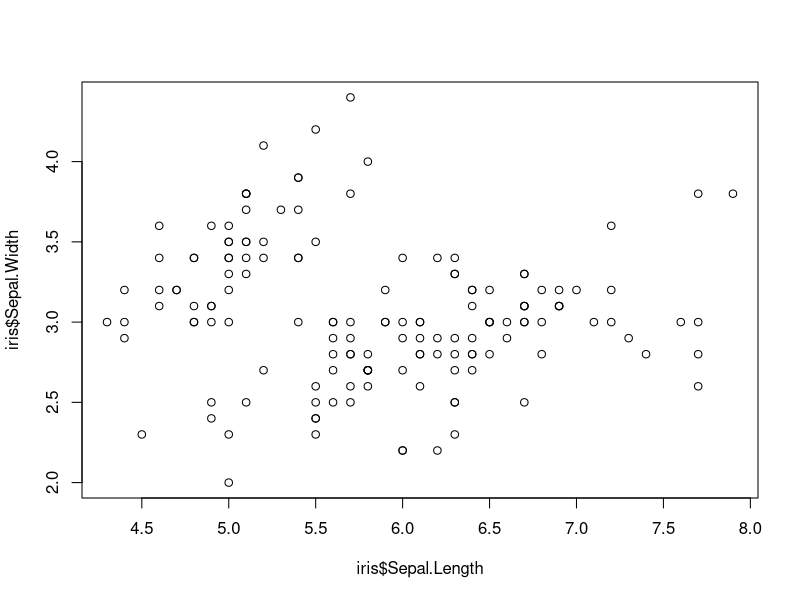
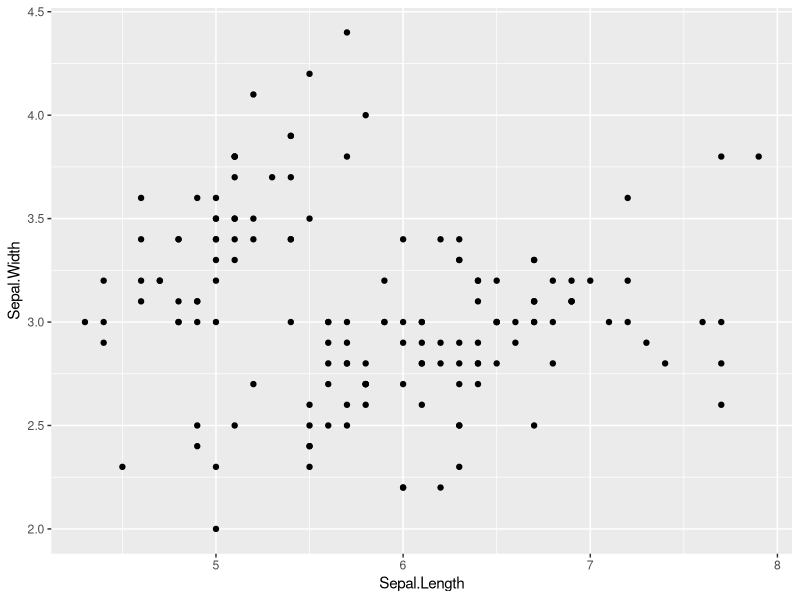
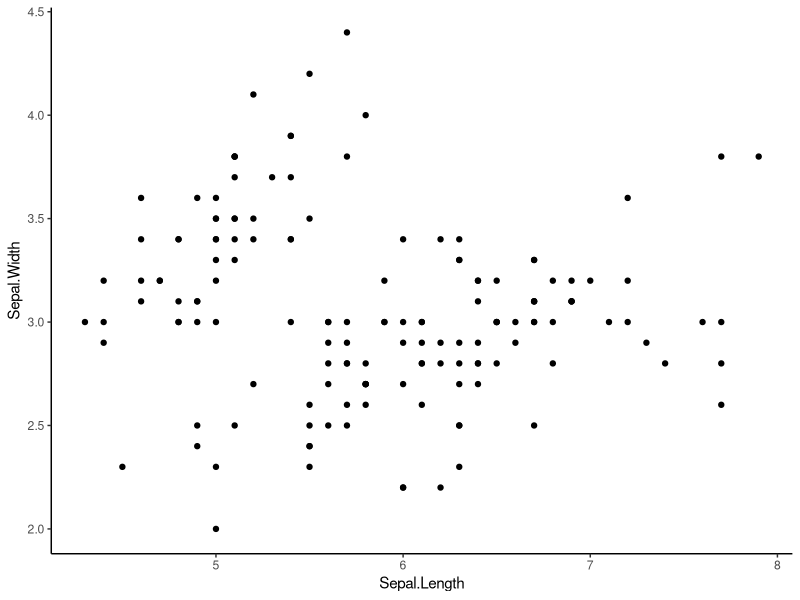
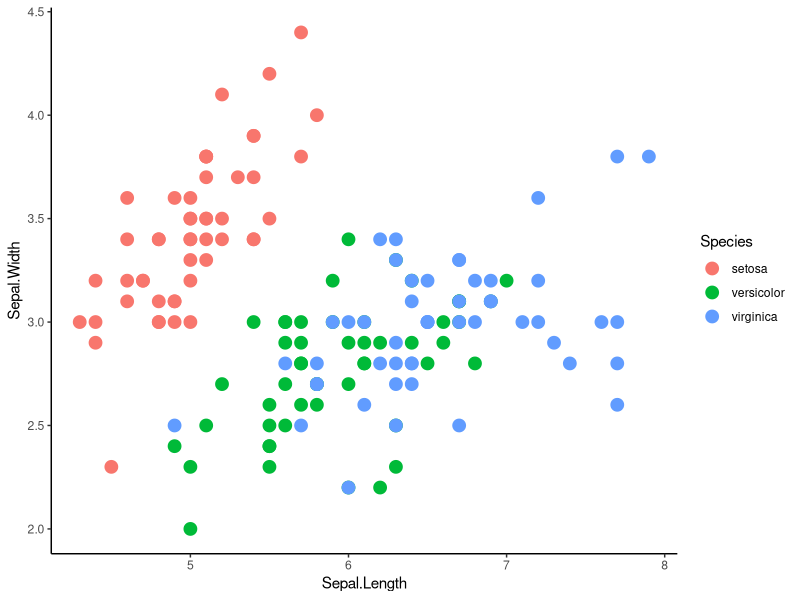

R code for these plots, in order:
####Lucy Bonin

#use built in iris dataset
#take a look at it 
install.packages(c("dplyr","ggplot2"))
head(iris)
#load in some tidyverse packages
library(dplyr)
library(ggplot2)

#####################################
##### Part 1: for loops         #####
#####################################

#Using only data for iris versicolor
#write a for loop
#that produces a regression table
#for each of the following relationships
#1. iris  sepal length x width
#2. iris  petal length x width
#3. iris sepal length x petal length
#creating a dataframe for iris versicolor info
versicolor<-iris[iris$Species == "versicolor", ]
head(versicolor)
#creating a linear model (y~x)
#dependent var is a function of independent var
lm.out<-lm(versicolor$Sepal.Width~versicolor$Sepal.Length)
#another way to subset
#lm.out<-lm(versicolor[,Sepal$Width]~versicolor[,Sepal$Length])
summary(lm.out)

#iteration through vectors
x<-c("Sepal.Length","Petal.Length","Sepal.Length")
y<-c("Sepal.Width","Petal.Width","Petal.Length")
#empty list to set up dummy var
lm.out<-list()
#lists are indexed with double brackets
for (i in 1:3){
  lm.out[[i]]<-lm(versicolor[,paste(y[i])]~versicolor[,paste(x[i])])
}

lm.out[[1]]
lm.out[[2]]
lm.out[[3]]


#####################################
##### Part 2: data in dplyr     #####
#####################################

#use dplyr to join data of maximum height
#to a new iris data frame
height <- data.frame(Species = c("virginica","setosa","versicolor"),
                     Height.cm = c(60,100,11.8))

#using join to combine this to our original iris dataset
#iris is left table
#height is right table
iris2<-left_join(iris,height, by="Species")
head(iris2)
iris2$Petal.Width/iris2$Height.cm



#####################################
##### Part 3: plots in ggplot2  #####
#####################################
#look at base R scatter plot
plot(iris$Sepal.Length,iris$Sepal.Width)

#3a. now make the same plot in ggplot
ggplot(data = iris, aes(Sepal.Length,Sepal.Width)) +
  geom_point()


#3b. make a scatter plot with ggplot and get rid of  busy grid lines
ggplot(data = iris, aes(Sepal.Length,Sepal.Width)) +
  geom_point() +
  theme_classic()

#3c.make a scatter plot with ggplot and get rid of grid lines
#and show species by color increasing the point size
ggplot(data = iris, aes(Sepal.Length,Sepal.Width, color=Species)) +
  geom_point(size=4) +
  theme_classic() 

#####################################
##### Question: how did         #####
##### arguments differ between  #####
##### plot and ggplot?          #####
#####################################
#ggplot requires different declaration of the arguements
#example: declaring data frame first,
#including the geomtry of the data you are plotting.
#ggplot also tends to be a lot easier to change different features
#of the data plot